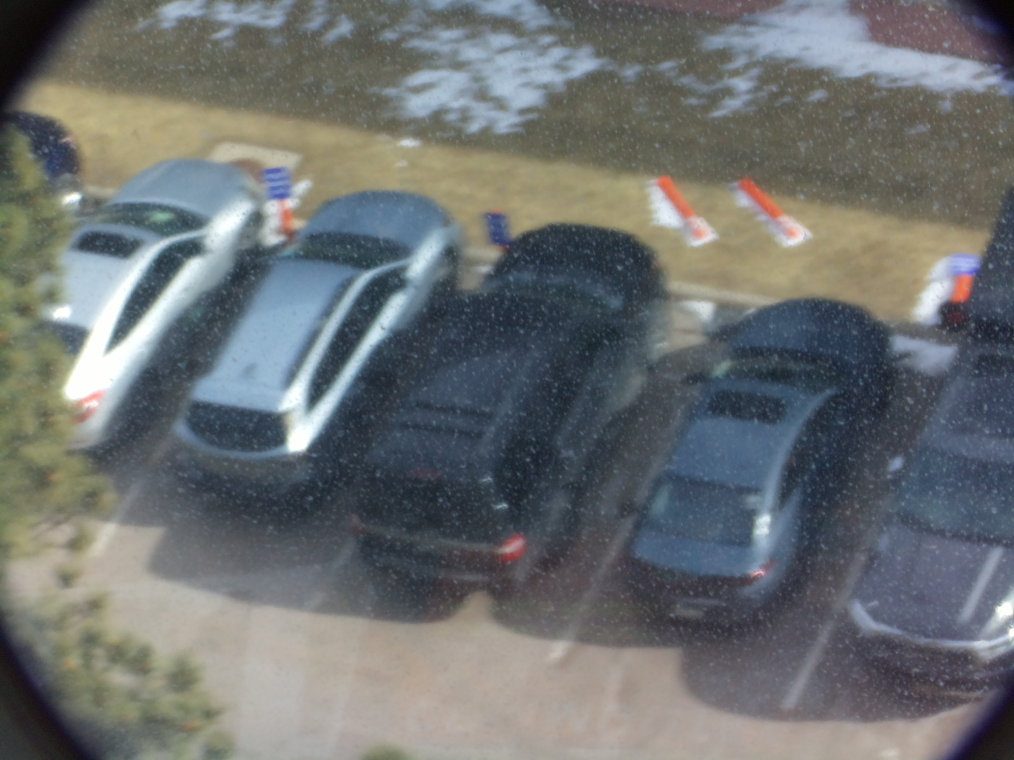
#> input picture services/camera/parkingLot1674841618.jpg, 4056 x 3040 px (shown at 1/4 size)
$ python -i classify.py   (imports and definitions only)
#> lines starting #> are read from the running program, lines starting #| are printed output that depends on the picture
# Import libraries

from PIL import Image
import cv2
import numpy as np
import requests
import json
import time
import calendar
import os
import sys

# This Gives this Script Access to the Libs Folder
sys.path.append("/home/pi/Desktop/iotcapstone/libs")
import comm

# Connects to the MQTT Broker and starts listening to the following channels
# [1 line not run here, left out]


def processImage(picName):
    # Reading image by name
#> called with picName = 'parkingLot1674841618.jpg'
    image = Image.open(picName)
#> image is the input picture: PIL image 4056x3040 RGB; mean R, G, B 108.9, 112.5, 112.7
    image = image.resize((450,250))
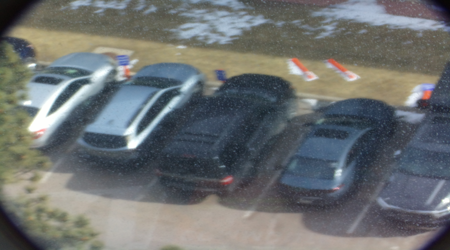
#> image: PIL image 450x250 RGB; mean R, G, B 108.9, 112.5, 112.7
    image_arr = np.array(image)

    grey = cv2.cvtColor(image_arr,cv2.COLOR_BGR2GRAY)
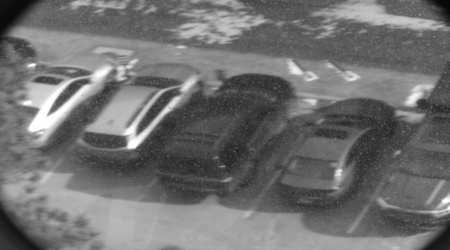
#> grey: shape (250, 450); min 6, max 255, mean 112.2
    Image.fromarray(grey)

    blur = cv2.GaussianBlur(grey,(5,5),0)
    Image.fromarray(blur)

    dilated = cv2.dilate(blur,np.ones((3,3)))
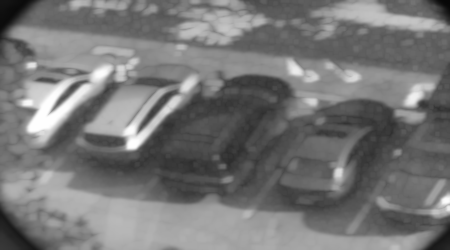
#> dilated: shape (250, 450); min 7, max 254, mean 118.3
    Image.fromarray(dilated)

    kernel = cv2.getStructuringElement(cv2.MORPH_ELLIPSE, (2, 2))
    closing = cv2.morphologyEx(dilated, cv2.MORPH_CLOSE, kernel)
    Image.fromarray(closing)

    return closing


def takePicture():
        # take picture
    current_GMT = time.gmtime()
    time_stamp = calendar.timegm(current_GMT)
    picName = "parkingLot" + str(time_stamp) + ".jpg"
    command = "libcamera-still -o " + picName
    os.system(command)
    return picName


def classify_objects(model_filename, image):
    model = cv2.CascadeClassifier(model_filename)
    objects = model.detectMultiScale(image, 1.1, 1)
    return objects


def process_objects(objects):
    cnt = 0

    print("Objects Found:")
    print(objects)

    for (x,y,w,h) in objects:
      cv2.rectangle(image_arr,(x,y),(x+w,y+h),(255,0,0),2)
      cnt += 1

    if( cnt < 4 ):
        comm.send("parking", 0)
        print("Parkinglot Full\n")
    else:
        comm.send("parking", cnt)
        print(cnt, " spots available!\n")


# -----------------------------------
# Main program starts here
# -----------------------------------
# [23 lines not run here, left out]


>>> result = processImage('parkingLot1674841618.jpg')

$ run again, on services/camera/parkingLot1678127519.jpg
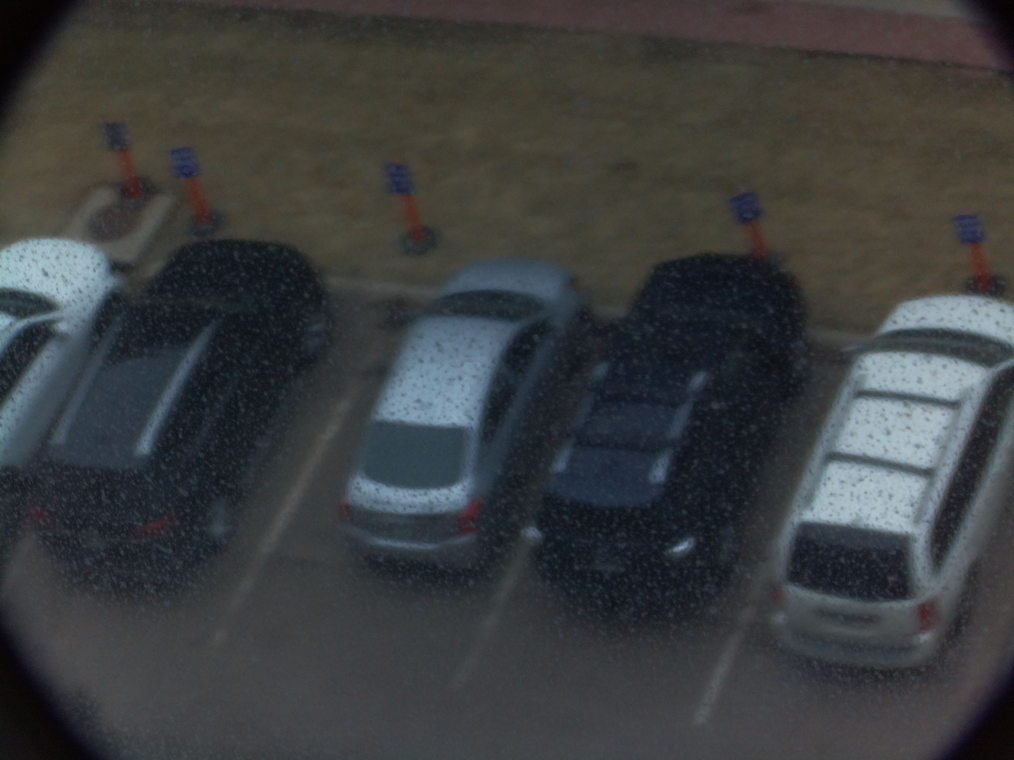
#> input picture services/camera/parkingLot1678127519.jpg, 4056 x 3040 px (shown at 1/4 size)
#> in processImage, image is the input picture: PIL image 4056x3040 RGB; mean R, G, B 59.5, 62, 63
#> in processImage, `image = image.resize((450,250))`:
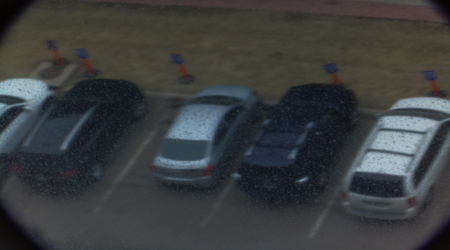
#> image: PIL image 450x250 RGB; mean R, G, B 59.5, 62, 63
#> in processImage, `dilated = cv2.dilate(blur,np.ones((3,3)))`:
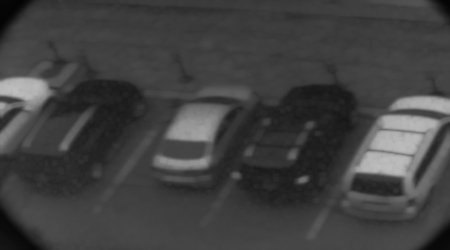
#> dilated: shape (250, 450); min 4, max 190, mean 65.2
